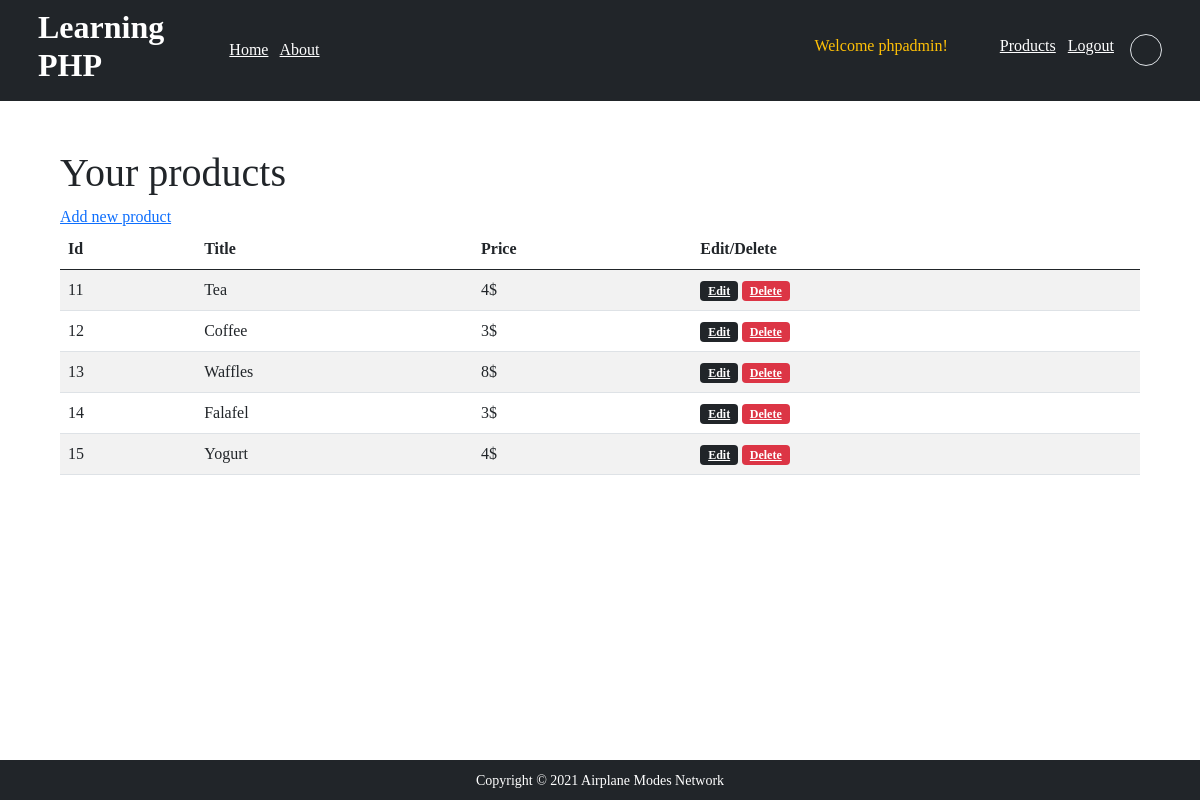
Page /products.php (signed in) on the committed database.
### tables this page shows
CREATE TABLE `products` (
  `id` int(11) NOT NULL,
  `title` varchar(128) NOT NULL,
  `info` varchar(512) NOT NULL,
  `price` double NOT NULL,
  `img_url` varchar(512) NOT NULL,
  `date_created` timestamp NOT NULL DEFAULT current_timestamp(),
  `user_id` int(11) NOT NULL
);

### util.php (called while the page is built, shortened)
<?php
function user_verify() {
    $verify = false;
    if(isset($_SESSION['user_id'])) {
        if(isset($_SESSION['user_ip']) && $_SESSION['user_ip'] == $_SERVER['REMOTE_ADDR']) {
            if(isset($_SESSION['user_agent']) && $_SESSION['user_agent'] == $_SERVER['HTTP_USER_AGENT']) {
                $verify = true;
            }
        }
    }
    return $verify;
};

### products.php (the view, shortened to what this page needs)
<?php
    include './connect.php';
    include_once './util.php';
        $query_show = "SELECT * FROM products WHERE user_id = {$_SESSION['user_id']}";
        $result = $conn->query($query_show);
        $arr = [];
        while($row = mysqli_fetch_assoc($result)) {
            array_push($arr, $row);
        }
        include './header.php';
?>
<main class="container-fluid p-5">
    <div class="container">
        <h1>Your products</h1>
        <a href="product-add.php">Add new product</a>
        <table class="table table-striped">
            <thead>
                <tr>
                    <th>Id</th>
                    <th>Title</th>
                    <th>Price</th>
                    <th>Edit/Delete</th>
                </tr>
            </thead>
            <tbody>
            <?php foreach($arr as $item) : ?>
                <tr>
                    <td><?= $item['id'] ?></td>
                    <td><?= $item['title'] ?></td>
                    <td><?= $item['price'] ?>$</td>
                    <td>
                        <a href="product-edit.php?editid=<?= $item['id'] ?>" class="badge bg-dark">Edit</a>
                        <a href="#" onclick="delProd(<?= $item['id'] ?>)" class="badge bg-danger">Delete</a>
                    </td>
                </tr>
            <?php endforeach; ?>
            </tbody>
        </table>
    </div>
</main>
<?php include './footer.php' ?>

### head.php (shortened to what this page needs)
<!DOCTYPE html>
<html lang="en">
<head>
    <link href="https://cdn.jsdelivr.net/npm/bootstrap@5.0.2/dist/css/bootstrap.min.css" rel="stylesheet">
    <link rel="stylesheet" href="./css/style.css">
</head>
<body>

### header.php (shortened to what this page needs)
<?php
    include_once './util.php';
    $user = user_verify();
    include './head.php';
?>
<header class="container-fluid bg-dark">
<div class="container text-white p-2">
    <div class="row align-items-center">
        <div class="col-lg-2">
            <h2><strong>Learning PHP</strong></h2>
        </div>
        <nav class="col-lg-4 logo">
            <a href="index.php" class="text-white me-2">Home</a>
            <a href="about.php" class="text-white me-2">About</a>
        </nav>
        <nav class="col-lg-6 text-end">
        <?php if($user) : ?>
            <span class="me-5 text-warning">Welcome <?= $_SESSION['user_name'] ?>!</span>
            <a href="products.php" class="text-white me-2">Products</a>
            <a href="logout.php" class="text-white me-2">Logout</a>
            <div class="ms-2 border" style="float:right; width:32px; height:32px; background-image:url(<?= $_SESSION["user_img"] ?>); background-size:cover; background-position:center; border-radius:50%;"></div>
        <?php endif; ?>
        </nav>
    </div>
</div>
</header>

### footer.php (shortened to what this page needs)
<footer class="container-fluid bg-dark text-white text-center p-2">
    <small>Copyright © 2021 Airplane Modes Network</small>
</footer>
</body>
</html>

### css/style.css (style rules this page uses)
body { font-family: Ubuntu; }
footer { position: fixed; bottom: 0px; }

### rows in the picture
products: id "11", title "Tea", price "4"
products: id "12", title "Coffee", price "3"
products: id "13", title "Waffles", price "8"
products: id "14", title "Falafel", price "3"
products: id "15", title "Yogurt", price "4"

### other values in the picture
$_SESSION['user_name'] "phpadmin"
